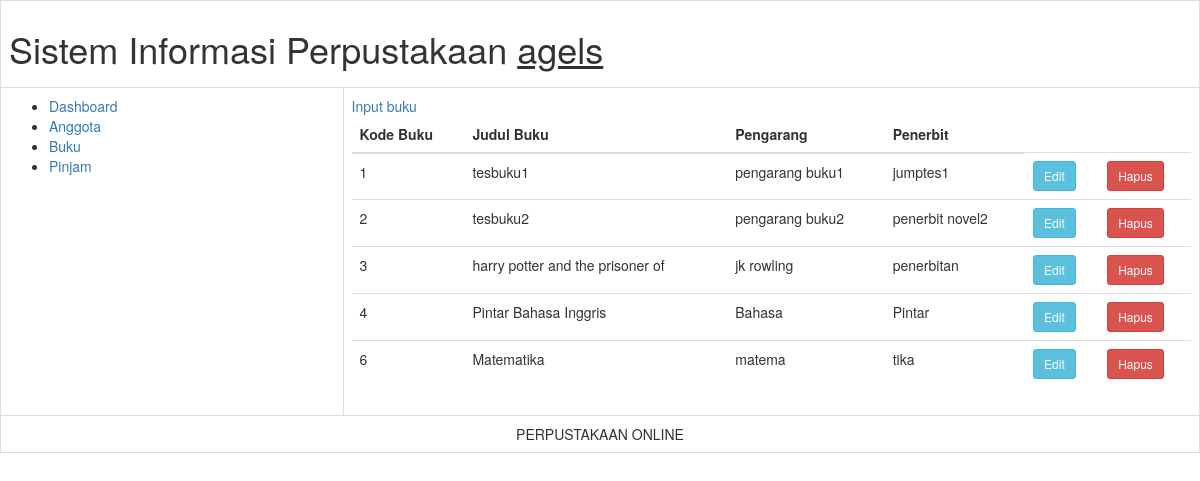
The page /buku.php (signed in) on the database its author committed.
### tables this page shows
CREATE TABLE `buku` (
  `kd_buku` int(3) NOT NULL,
  `judul_buku` varchar(32) DEFAULT NULL,
  `pengarang` varchar(32) DEFAULT NULL,
  `penerbit` varchar(32) DEFAULT NULL
);

### cekSession.php (called while the page is built, shortened)
<?php
	$user = $_SESSION['username'];
		?>

### buku.php (the view, shortened to what this page needs)
<?php
include "cekSession.php";
?>
<!DOCTYPE html>
<html lang="en">
<head>
  <link rel="stylesheet" href="https://maxst.icons8.com/vue-static/landings/line-awesome/line-awesome/1.3.0/css/line-awesome.min.css">
  <link rel="stylesheet" href="bootstrap.min.css">
</head>
<body>
  <table class="table table-bordered">
    <tr>
      <td colspan="2">
        <h1>Sistem Informasi Perpustakaan <u><?= $user ?><u></h1>
      </td>
    </tr>
    <tr>
      <td width="200">
        <ul>
          <?php
          $cekid_login = mysqli_query($connect, "SELECT id_login FROM table_login WHERE username='$user'");
          $infoLog = mysqli_fetch_array($cekid_login);
          $id_login = $infoLog['id_login'];
          $cekLevel = mysqli_query($connect, "SELECT * FROM table_level WHERE id_login='$id_login' AND level='admin'");
          $cek = mysqli_num_rows($cekLevel);
          if ($cek) {
          ?>
            <li><a href="dashboard.php" class="las la-igloo">Dashboard</a></li>
            <li><a href="anggota.php" class="las la-users">Anggota</a></li>
            <li><a href="buku.php" class="las la-book">Buku</a></li>
            <li><a href="pinjam.php" class="las la-clipboard-list">Pinjam</a></li>
          <?php
          } else {
          ?>
            <li><a href="dashboard.php" class="las la-igloo">Dashboard</a></li>
            <li><a href="pinjam.php" class="las la-clipboard-list">Pinjam</a></li>
          <?php
          }
          ?>
      </td>
      <td width="500">
        <a href="input_buku.php"><i class="las la-file"></i>Input buku</a>
        <table class="table table-hover">
          <thead>
            <tr>
              <th>Kode Buku </th>
              <th>Judul Buku </th>
              <th>Pengarang </th>
              <th>Penerbit</th>
            </tr>
          </thead>
          <tbody>
            <?php
            $querybuku = mysqli_query($connect, "SELECT * FROM buku order by kd_buku");
            $jumbuku = mysqli_num_rows($querybuku);
            if ($jumbuku == 0) {
            ?>
              <tr>
                <td colspan="12" class="danger">Data Buku Masih Kosong</td>
              </tr>
              <?php
            } else {
              while ($buku = mysqli_fetch_array($querybuku)) {
              ?>
                <tr>
                  <td><?= $buku['kd_buku'] ?></td>
                  <td><?= $buku['judul_buku'] ?></td>
                  <td><?= $buku['pengarang'] ?></td>
                  <td><?= $buku['penerbit'] ?></td>
                  <td><a href="editBuku.php?kd_buku=<?= $buku['kd_buku'] ?>"><button type="button" class="btn btn-sm btn-info"><i class="las la-pen-fancy"></i> Edit</button></a></td>
                  <td><a href="buku.php?hapus=ok&kd_buku=<?= $buku['kd_buku'] ?>"><button type="button" class="btn btn-sm btn-danger"><i class="las la-trash-alt"></i> Hapus</button></a></td>
                </tr>
            <?php
              }
            }
            ?>
          </tbody>
        </table>
      </td>
    </tr>
    <tr>
      <td colspan="2" align="center">PERPUSTAKAAN ONLINE<br></script>
      </td>
    </tr>
  </table>
</body>
</html>

### rows shown on the page
buku: kd_buku "1", judul_buku "tesbuku1", pengarang "pengarang buku1", penerbit "jumptes1"
buku: kd_buku "2", judul_buku "tesbuku2", pengarang "pengarang buku2", penerbit "penerbit novel2"
buku: kd_buku "3", judul_buku "harry potter and the prisoner of", pengarang "jk rowling", penerbit "penerbitan"
buku: kd_buku "4", judul_buku "Pintar Bahasa Inggris", pengarang "Bahasa", penerbit "Pintar"
buku: kd_buku "6", judul_buku "Matematika", pengarang "matema", penerbit "tika"

### other values the page prints
$user "agels"
